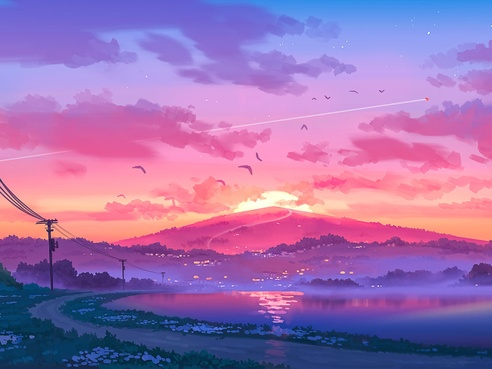
#> input picture code/images/first.jpg, 492 x 369 px, shrunk from 640 x 480 before the run; its folder holds 3 pictures in this run
$ python ex05_gui_images.py
#> lines starting #> are read from the running program, lines starting #| are printed output that depends on the picture
### code/utils/images.py
import cv2
import numpy as np
import os
import matplotlib.pyplot as plt
from typing import Optional


IMAGES_PATH = os.path.abspath(os.path.join(os.path.dirname(__file__), '..', 'images'))


def load_image(name: str, grayscale: bool = False) -> np.ndarray:
    """
    Ucitava sliku iz images/ direktorijuma

    :param name: Ime slike u images direktorijumu
    :param grayscale: Da li slika treba da bude crno bela?
    :return: Ucitavana slika
    """
#> called with name = 'first.jpg', grayscale = False
    # ucitava sliku u RGB (BGR) formatu
    img = cv2.imread(os.path.join(IMAGES_PATH, name))
#> img is the input picture: shape (369, 492, 3); mean B, G, R 175.6, 114, 159.9
    print(os.path.join(IMAGES_PATH, name))
    assert img is not None, 'Loading image failed!'

    if grayscale:
        # konvertuje sliku iz RGB (BGR) formata
        img = cv2.cvtColor(img, cv2.COLOR_RGB2GRAY)
    return img


# [79 lines left out: functions plot_image, add_axis, transform, not called in this run]


def fast_transform(img: np.ndarray, M: Optional[np.ndarray] = None, T: Optional[np.ndarray] = None, trans_point: Optional[np.ndarray] = None) \
        -> np.ndarray:
    """
    Isto kao i `transform`, ali optimizovana verzija koja koristi opencv

    :param img: Slika
    :param M: 2d matrica transformacije
    :param T: Vektor translacije
    :param trans_point: Tacka u odnosu na koju se primenjuje transformacija
    :return: Transformisana slika
    """

    TP = np.array([
        [1, 0, -trans_point[0, 0]],
        [0, 1, -trans_point[1, 0]],
        [0, 0, 1]
    ], dtype=np.float32)

    TP_inv = np.array([
        [1, 0, trans_point[0, 0]],
        [0, 1, trans_point[1, 0]],
        [0, 0, 1]
    ], dtype=np.float32)

    H = np.array([
        [M[0, 0], M[0, 1], T[0, 0]],
        [M[1, 0], M[1, 1], T[1, 0]],
        [0, 0, 1]
    ], dtype=np.float32)

    H_point = TP_inv @ H @ TP

    return cv2.warpPerspective(img, H_point, (img.shape[1], img.shape[0]))

### code/ex05_gui_images.py
import cv2
import argparse
import numpy as np
from utils import images
from typing import Optional


TITLE_WINDOW = 'Example5'
RANGE = 10
IMG: Optional[np.ndarray] = None
M = np.array([[1, 0], [0, 1]])
T = np.array([[0, 0]]).T
C = np.array([[0, 0]]).T


def create_on_trackbar_set_M(x, y):
    def on_trackbar(val):
        global TITLE_WINDOW, IMG, M, T, C
        M[x, y] = val
        img = images.fast_transform(IMG.copy(), M=M, T=T, trans_point=C)

        cv2.imshow(TITLE_WINDOW, img)

    return on_trackbar


def create_on_trackbar_set_T(x):
    def on_trackbar(val):
        global TITLE_WINDOW, IMG, M, T, C
        T[x, 0] = val
        img = images.fast_transform(IMG.copy(), M=M, T=T, trans_point=C)

        cv2.imshow(TITLE_WINDOW, img)

    return on_trackbar


def create_on_trackbar_set_C(x):
    def on_trackbar(val):
        global TITLE_WINDOW, IMG, M, T, C
        C[x, 0] = val
        img = images.fast_transform(IMG.copy(), M=M, T=T, trans_point=C)

        cv2.imshow(TITLE_WINDOW, img)

    return on_trackbar


def main(args):
    global IMG
    IMG = images.load_image(args.input)

    cv2.namedWindow(TITLE_WINDOW)

    # Create trackbar functions
    trackbar_m11 = create_on_trackbar_set_M(0, 0)
    trackbar_m12 = create_on_trackbar_set_M(0, 1)
    trackbar_m21 = create_on_trackbar_set_M(1, 0)
    trackbar_m22 = create_on_trackbar_set_M(1, 1)
    trackbar_t1 = create_on_trackbar_set_T(0)
    trackbar_t2 = create_on_trackbar_set_T(1)
    trackbar_c1 = create_on_trackbar_set_C(0)
    trackbar_c2 = create_on_trackbar_set_C(1)

    # Create trackbars
    global RANGE
    cv2.createTrackbar('M11', TITLE_WINDOW, 0, RANGE, trackbar_m11)
#> slider 'M11' is set to 3
    cv2.createTrackbar('M12', TITLE_WINDOW, 0, RANGE, trackbar_m12)
#> slider 'M12' is set to 3
    cv2.createTrackbar('M21', TITLE_WINDOW, 0, RANGE, trackbar_m21)
#> slider 'M21' is set to 3
    cv2.createTrackbar('M22', TITLE_WINDOW, 0, RANGE, trackbar_m22)
#> slider 'M22' is set to 3
    cv2.createTrackbar('T1', TITLE_WINDOW, 0, IMG.shape[1], trackbar_t1)
#> slider 'T1' is set to 100
    cv2.createTrackbar('T2', TITLE_WINDOW, 0, IMG.shape[0], trackbar_t2)
#> slider 'T2' is set to 100
    cv2.createTrackbar('C1', TITLE_WINDOW, 0, IMG.shape[1], trackbar_c1)
#> slider 'C1' is set to 100
    cv2.createTrackbar('C2', TITLE_WINDOW, 0, IMG.shape[0], trackbar_c2)
#> slider 'C2' is set to 100

    # Set tracker min values
    cv2.setTrackbarMin('M11', TITLE_WINDOW, -RANGE)
    cv2.setTrackbarMin('M12', TITLE_WINDOW, -RANGE)
    cv2.setTrackbarMin('M21', TITLE_WINDOW, -RANGE)
    cv2.setTrackbarMin('M22', TITLE_WINDOW, -RANGE)

    # Show some stuff
    trackbar_c1(IMG.shape[1] // 2)
    trackbar_c2(IMG.shape[0] // 2)
    # Wait until user press some key
    cv2.waitKey()
#> in fast_transform (call 3), `return cv2.warpPerspective(img, H_point, (img.shape[1], img.shape[0]))`:
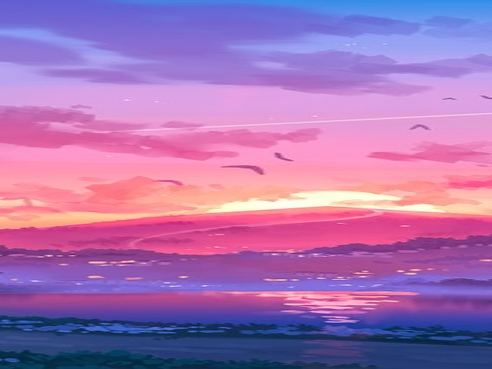
#> returned value: shape (369, 492, 3); mean of channels 0, 1, 2 179.1, 115.2, 167.8; drawn as B, G, R
#> in fast_transform (call 4), `return cv2.warpPerspective(img, H_point, (img.shape[1], img.shape[0]))`:
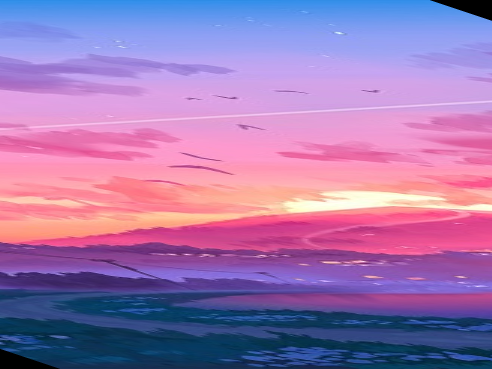
#> returned value: shape (369, 492, 3); mean of channels 0, 1, 2 176.6, 119.9, 160; drawn as B, G, R
#> in fast_transform (call 5), `return cv2.warpPerspective(img, H_point, (img.shape[1], img.shape[0]))`:
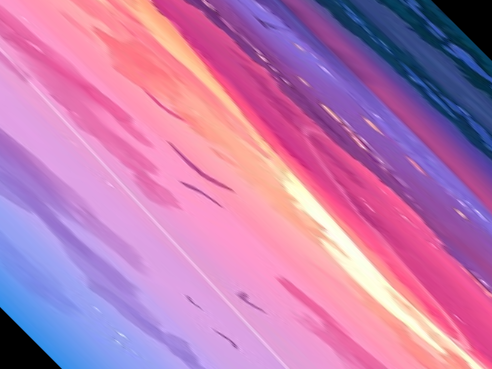
#> returned value: shape (369, 492, 3); mean of channels 0, 1, 2 176.5, 123.4, 189.9; drawn as B, G, R


if __name__ == '__main__':
    parser = argparse.ArgumentParser()
    parser.add_argument('--input', help='Path to the first input image.', default='first.jpg')
    pargs = parser.parse_args()
    main(pargs)

$ run again, on code/images/second.jpg
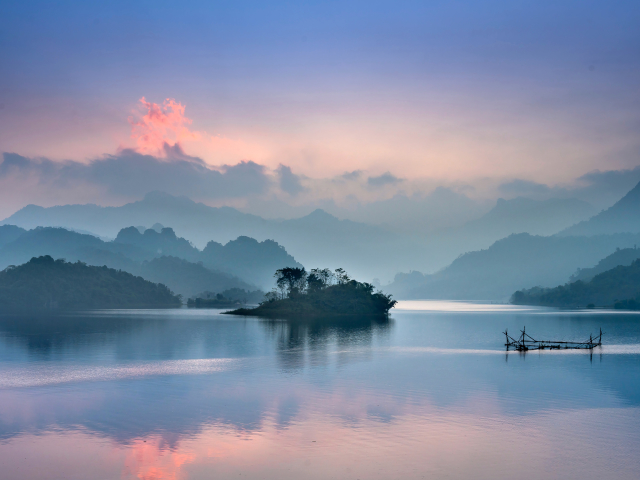
#> input picture code/images/second.jpg, 640 x 480 px, found by its file name
#> in load_image, img is the input picture: shape (480, 640, 3); mean B, G, R 164, 140.2, 128
#> in fast_transform (call 4), `return cv2.warpPerspective(img, H_point, (img.shape[1], img.shape[0]))`:
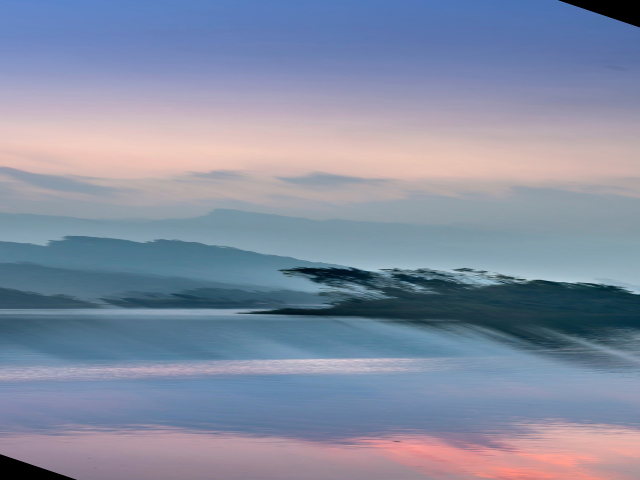
#> returned value: shape (480, 640, 3); mean of channels 0, 1, 2 163.3, 141.5, 132; drawn as B, G, R
#> in fast_transform (call 5), `return cv2.warpPerspective(img, H_point, (img.shape[1], img.shape[0]))`:
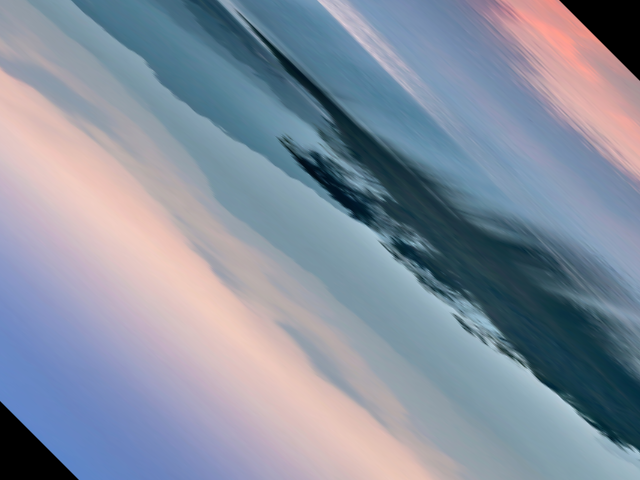
#> returned value: shape (480, 640, 3); mean of channels 0, 1, 2 159.3, 143.4, 133.5; drawn as B, G, R
